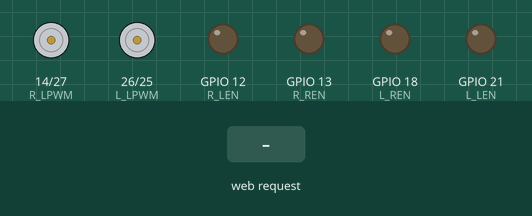
Simulated run of this sketch. Board: ESP32. Shown: motor-driver pin pairs drawn as motors (green arrow = first pin HIGH = forward, orange = second pin HIGH = backward, longer = more drive), output pins drawn as LEDs (lit = HIGH). The inputs (shaded band) are chosen by the test bench. WiFi joins after 1.5 s; servers stay silent unless stated; what the sketch prints to the serial monitor is not drawn.

Above: at 2.7 s.
2.8 s: HTTP request GET /F received
At 4.0 s:
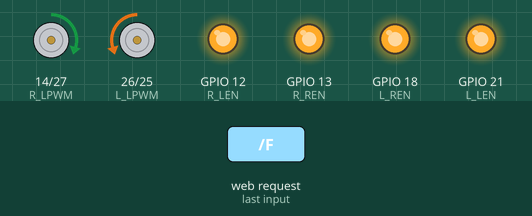
4.4 s: HTTP request GET /B received
At 5.4 s:
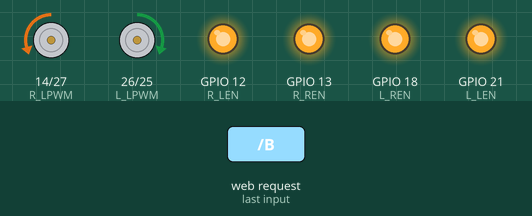
6.2 s: HTTP request GET /L received
At 7.0 s:
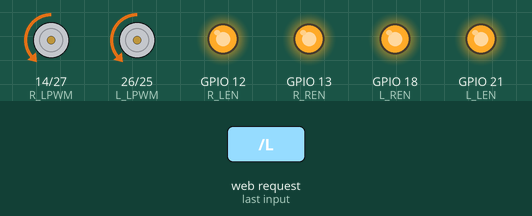
8.1 s: HTTP request GET /R received
At 9.3 s:
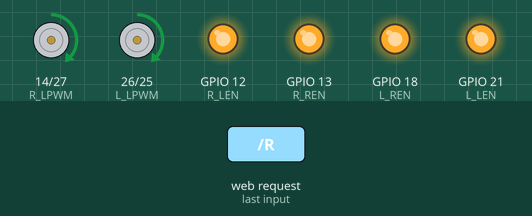
10.2 s: HTTP request GET /S received
At 10.6 s:
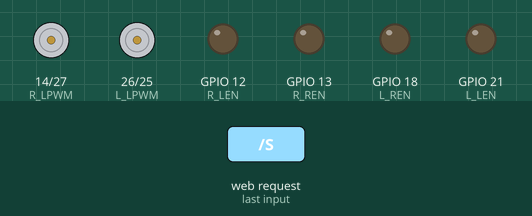
Timing chart, 0 to 12.7 s (numbered marks = the images above; inputs shaded):
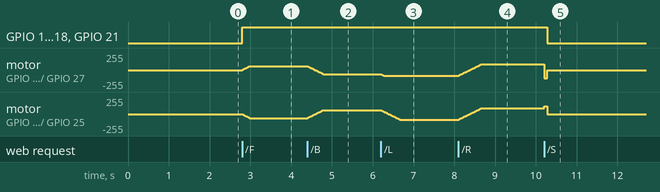

The sketch:

esp32_6wd_car.ino
```cpp
#include <WiFi.h>
#include <WebServer.h>

// =====================================================================
//  WIFI
// =====================================================================
const char* ssid     = "daminda";
const char* password = "theja123";
WebServer server(80);

// =====================================================================
//  MOTOR PINS  (BTS7960)
// =====================================================================
#define L_RPWM 25
#define L_LPWM 26
#define L_REN  18
#define L_LEN  21
#define R_RPWM 27
#define R_LPWM 14
#define R_REN  13
#define R_LEN  12

// =====================================================================
//  MOTOR PWM CHANNELS
// =====================================================================
#define PWM_FREQ   1000
#define PWM_RES    8
#define CH_L_FWD   0
#define CH_L_REV   1
#define CH_R_FWD   2
#define CH_R_REV   3

// =====================================================================
//  SPEED & RAMP
// =====================================================================
int  targetSpeed   = 60;   // forward/backward speed
int  turnSpeed      = 85;   // left/right turning speed (independent)
int  currentSpeedL = 0;
int  currentSpeedR = 0;
#define RAMP_STEP    6
#define RAMP_TICK_MS 20

// =====================================================================
//  BRAKING
// =====================================================================
#define BRAKE_PWM  120
#define BRAKE_MS    80

// =====================================================================
//  RAMP TASK (Core 0)
// =====================================================================
int  rampTargetL = 0, rampTargetR = 0;
bool rampRunning = false;
SemaphoreHandle_t rampMutex;

void writePWM(int l, int r) {
  ledcWrite(CH_L_FWD, l > 0 ?  l : 0);
  ledcWrite(CH_L_REV, l < 0 ? -l : 0);
  int ri = -r;
  ledcWrite(CH_R_FWD, ri > 0 ?  ri : 0);
  ledcWrite(CH_R_REV, ri < 0 ? -ri : 0);
  currentSpeedL = l;
  currentSpeedR = r;
}

void rampTask(void* pv) {
  for (;;) {
    if (rampRunning) {
      xSemaphoreTake(rampMutex, portMAX_DELAY);
      int tl = rampTargetL, tr = rampTargetR;
      xSemaphoreGive(rampMutex);
      int l = currentSpeedL, r = currentSpeedR;
      bool done = true;
      if      (l < tl) { l = min(l + RAMP_STEP, tl); done = false; }
      else if (l > tl) { l = max(l - RAMP_STEP, tl); done = false; }
      if      (r < tr) { r = min(r + RAMP_STEP, tr); done = false; }
      else if (r > tr) { r = max(r - RAMP_STEP, tr); done = false; }
      writePWM(l, r);
      if (done) rampRunning = false;
    }
    vTaskDelay(pdMS_TO_TICKS(RAMP_TICK_MS));
  }
}

void setTarget(int l, int r) {
  xSemaphoreTake(rampMutex, portMAX_DELAY);
  rampTargetL = l; rampTargetR = r; rampRunning = true;
  xSemaphoreGive(rampMutex);
}

void activeBrake() {
  xSemaphoreTake(rampMutex, portMAX_DELAY);
  rampRunning = false;
  xSemaphoreGive(rampMutex);
  int brakePow = (currentSpeedL > 0 || currentSpeedR > 0) ? BRAKE_PWM : 0;
  writePWM(-brakePow, -brakePow);
  delay(BRAKE_MS);
  writePWM(0, 0);
  xSemaphoreTake(rampMutex, portMAX_DELAY);
  rampTargetL = rampTargetR = 0;
  xSemaphoreGive(rampMutex);
}

// =====================================================================
//  ENABLE / DISABLE
// =====================================================================
void enableDrivers() {
  digitalWrite(L_REN,HIGH); digitalWrite(L_LEN,HIGH);
  digitalWrite(R_REN,HIGH); digitalWrite(R_LEN,HIGH);
}
void disableDrivers() {
  digitalWrite(L_REN,LOW);  digitalWrite(L_LEN,LOW);
  digitalWrite(R_REN,LOW);  digitalWrite(R_LEN,LOW);
}

// =====================================================================
//  MOVEMENT
// =====================================================================
void forward()  { enableDrivers(); setTarget( targetSpeed,  targetSpeed); }
void backward() { enableDrivers(); setTarget(-targetSpeed, -targetSpeed); }
void turnLeft() { enableDrivers(); setTarget( turnSpeed, -turnSpeed); }
void turnRight(){ enableDrivers(); setTarget(-turnSpeed,  turnSpeed); }
void stopCar()  { activeBrake();   disableDrivers(); }

// =====================================================================
//  CORS
// =====================================================================
void cors() {
  server.sendHeader("Access-Control-Allow-Origin",  "*");
  server.sendHeader("Access-Control-Allow-Methods", "GET, OPTIONS");
  server.sendHeader("Access-Control-Allow-Headers", "Content-Type");
}

// =====================================================================
//  WEB PAGE
// =====================================================================
void handleRoot() {
  const char* html = R"HTML(
<!DOCTYPE html>
<html lang="en">
<head>
<meta charset="UTF-8">
<meta name="viewport" content="width=device-width,initial-scale=1,maximum-scale=1,user-scalable=no">
<title>6WD Robot</title>
<style>
  :root{--bg:#0a0a0f;--panel:#12121a;--border:#1e1e2e;
        --accent:#00c8ff;--accent2:#7c3aed;--red:#ff4060;--text:#e2e8f0;--muted:#64748b;}
  *{box-sizing:border-box;margin:0;padding:0;-webkit-tap-highlight-color:transparent}
  body{background:var(--bg);color:var(--text);font-family:'Segoe UI',system-ui,sans-serif;
       min-height:100dvh;display:flex;flex-direction:column;align-items:center;
       padding:24px 16px 32px;gap:20px}
  h1{font-size:1.4rem;font-weight:700;letter-spacing:5px;text-transform:uppercase;
     background:linear-gradient(90deg,var(--accent),var(--accent2));
     -webkit-background-clip:text;-webkit-text-fill-color:transparent}
  .subtitle{font-size:.65rem;color:#555;letter-spacing:2px}
  .statusbar{display:flex;align-items:center;gap:10px;background:var(--panel);
             border:1px solid var(--border);border-radius:999px;padding:6px 18px;
             font-size:.72rem;letter-spacing:1px;color:var(--muted)}
  .dot{width:8px;height:8px;border-radius:50%;background:#22c55e;box-shadow:0 0 6px #22c55e}
  #cmdlabel{color:var(--text);min-width:80px;text-align:center}
  .speed-section{width:100%;max-width:340px;background:var(--panel);
                 border:1px solid var(--border);border-radius:16px;padding:16px 20px}
  .speed-header{display:flex;justify-content:space-between;align-items:baseline;margin-bottom:12px}
  .speed-header span:first-child{font-size:.62rem;letter-spacing:3px;text-transform:uppercase;color:var(--muted)}
  #speedDisplay{font-size:1.3rem;font-weight:700;color:var(--accent);font-variant-numeric:tabular-nums}
  input[type=range]{width:100%;-webkit-appearance:none;appearance:none;background:transparent;cursor:pointer}
  input[type=range]::-webkit-slider-runnable-track{height:8px;border-radius:99px;
    background:linear-gradient(90deg,var(--accent2) calc(var(--pct)*1%),#1e1e2e calc(var(--pct)*1%))}
  input[type=range]::-webkit-slider-thumb{-webkit-appearance:none;width:22px;height:22px;
    border-radius:50%;background:var(--accent);box-shadow:0 0 8px var(--accent);margin-top:-7px}
  .dpad{display:grid;grid-template-columns:repeat(3,76px);grid-template-rows:repeat(3,68px);gap:10px}
  .btn{background:var(--panel);border:1px solid var(--border);border-radius:14px;color:var(--text);
       font-size:.58rem;letter-spacing:1.5px;text-transform:uppercase;display:flex;flex-direction:column;
       align-items:center;justify-content:center;gap:4px;cursor:pointer;user-select:none;
       transition:background .1s,border-color .1s,transform .08s}
  .btn .ico{font-size:1.4rem;line-height:1}
  .btn:active,.btn.active{background:rgba(0,200,255,.12);border-color:var(--accent);color:var(--accent);transform:scale(.94)}
  .btn.stop-btn{border-color:rgba(255,64,96,.35);color:var(--red)}
  .btn.stop-btn:active{background:rgba(255,64,96,.12);border-color:var(--red)}
  .empty{pointer-events:none}
  footer{font-size:.58rem;color:#2a2a3a;letter-spacing:2px}
</style>
</head>
<body>
<h1>6WD Robot</h1>
<p class="subtitle">ESP32 · BTS7960 · WiFi</p>
<div class="statusbar">
  <div class="dot"></div>
  <span>CMD</span>
  <span id="cmdlabel">READY</span>
</div>
<div class="speed-section">
  <div class="speed-header"><span>Speed</span><span id="speedDisplay">60</span></div>
  <input type="range" id="slider" min="60" max="255" value="60" style="--pct:0" oninput="onSpeed(this)">
</div>
<div class="dpad">
  <div class="empty"></div>
  <button class="btn" id="bF" onpointerdown="press('F',this)" onpointerup="release()" onpointerleave="release()">
    <span class="ico">▲</span>FORWARD</button>
  <div class="empty"></div>
  <button class="btn" id="bL" onpointerdown="press('L',this)" onpointerup="release()" onpointerleave="release()">
    <span class="ico">◀</span>LEFT</button>
  <button class="btn stop-btn" onpointerdown="cmd('S')" ontouchstart="cmd('S')">
    <span class="ico">■</span>STOP</button>
  <button class="btn" id="bR" onpointerdown="press('R',this)" onpointerup="release()" onpointerleave="release()">
    <span class="ico">▶</span>RIGHT</button>
  <div class="empty"></div>
  <button class="btn" id="bB" onpointerdown="press('B',this)" onpointerup="release()" onpointerleave="release()">
    <span class="ico">▼</span>BACK</button>
  <div class="empty"></div>
</div>
<footer>6WD · LEFT 3 MOTORS · RIGHT 3 MOTORS</footer>
<script>
let activeBtn=null, busy=false;
function cmd(c){
  fetch('/'+c).catch(()=>{});
  document.getElementById('cmdlabel').textContent=
    {F:'FORWARD',B:'BACKWARD',L:'LEFT',R:'RIGHT',S:'STOP'}[c]||c;
}
function press(c,btn){
  if(activeBtn)activeBtn.classList.remove('active');
  activeBtn=btn; btn.classList.add('active'); cmd(c);
}
function release(){
  if(activeBtn){activeBtn.classList.remove('active');activeBtn=null;} cmd('S');
}
function onSpeed(el){
  const v=parseInt(el.value);
  el.style.setProperty('--pct',Math.round((v-60)/(255-60)*100));
  document.getElementById('speedDisplay').textContent=v;
  if(!busy){busy=true;fetch('/SPD?v='+v).finally(()=>busy=false);}
}
</script>
</body>
</html>
)HTML";
  server.send(200, "text/html", html);
}

// =====================================================================
//  SETUP
// =====================================================================
void setup() {
  Serial.begin(115200);

  pinMode(L_REN,OUTPUT); pinMode(L_LEN,OUTPUT);
  pinMode(R_REN,OUTPUT); pinMode(R_LEN,OUTPUT);
  disableDrivers();

  ledcSetup(CH_L_FWD,PWM_FREQ,PWM_RES); ledcAttachPin(L_RPWM,CH_L_FWD);
  ledcSetup(CH_L_REV,PWM_FREQ,PWM_RES); ledcAttachPin(L_LPWM,CH_L_REV);
  ledcSetup(CH_R_FWD,PWM_FREQ,PWM_RES); ledcAttachPin(R_RPWM,CH_R_FWD);
  ledcSetup(CH_R_REV,PWM_FREQ,PWM_RES); ledcAttachPin(R_LPWM,CH_R_REV);
  writePWM(0,0);

  rampMutex = xSemaphoreCreateMutex();
  xTaskCreatePinnedToCore(rampTask,"ramp",2048,NULL,1,NULL,0);

  WiFi.begin(ssid,password);
  Serial.print("Connecting");
  int t=0;
  while(WiFi.status()!=WL_CONNECTED){
    delay(500); Serial.print('.');
    if(++t>40){Serial.println("\nFailed!"); return;}
  }
  Serial.println("\nIP: "+WiFi.localIP().toString());

  server.on("/",   handleRoot);
  server.on("/F",  [](){ forward();   cors(); server.send(200,"text/plain","F"); });
  server.on("/B",  [](){ backward();  cors(); server.send(200,"text/plain","B"); });
  server.on("/L",  [](){ turnLeft();  cors(); server.send(200,"text/plain","L"); });
  server.on("/R",  [](){ turnRight(); cors(); server.send(200,"text/plain","R"); });
  server.on("/S",  [](){ stopCar();   cors(); server.send(200,"text/plain","S"); });
  server.on("/SPD",[](){
    if(server.hasArg("v")) targetSpeed=constrain(server.arg("v").toInt(),0,255);
    cors(); server.send(200,"text/plain",String(targetSpeed));
  });
  server.on("/TURNSPD",[](){
    if(server.hasArg("v")) turnSpeed=constrain(server.arg("v").toInt(),0,255);
    cors(); server.send(200,"text/plain",String(turnSpeed));
  });

  server.begin();
  Serial.println("Server started.");
}

// =====================================================================
//  LOOP
// =====================================================================
void loop() {
  server.handleClient();
}
```

Measured:
- after the input at 2.8 s, GPIO 12 (R_LEN), GPIO 13 (R_REN), GPIO 18 (L_REN), GPIO 21 (L_LEN): LOW → HIGH at once; motor on GPIO 14 (R_LPWM) / GPIO 27 (R_RPWM): moves from stopped to forward 60/255 over 0.18 s, starting at once; motor on GPIO 26 (L_LPWM) / GPIO 25 (L_RPWM): moves from stopped to backward 60/255 over 0.18 s, starting at once
- after the input at 4.4 s, motor on GPIO 14 (R_LPWM) / GPIO 27 (R_RPWM): moves from forward 60/255 to backward 60/255 over 0.38 s, starting at once; motor on GPIO 26 (L_LPWM) / GPIO 25 (L_RPWM): moves from backward 60/255 to forward 60/255 over 0.38 s, starting at once
- after the input at 6.2 s, motor on GPIO 14 (R_LPWM) / GPIO 27 (R_RPWM): backward 60/255 → backward 85/255 at once; motor on GPIO 26 (L_LPWM) / GPIO 25 (L_RPWM): moves from forward 60/255 to backward 85/255 over 0.48 s, starting at once
- after the input at 8.1 s, motor on GPIO 14 (R_LPWM) / GPIO 27 (R_RPWM), motor on GPIO 26 (L_LPWM) / GPIO 25 (L_RPWM): moves from backward 85/255 to forward 85/255 over 0.56 s, starting at once
- after the input at 10.2 s, GPIO 12 (R_LEN), GPIO 13 (R_REN), GPIO 18 (L_REN), GPIO 21 (L_LEN): HIGH → LOW after 0.08 s; motor on GPIO 14 (R_LPWM) / GPIO 27 (R_RPWM): forward 85/255 → backward 120/255 at once, → stopped 0.08 s later; motor on GPIO 26 (L_LPWM) / GPIO 25 (L_RPWM): forward 85/255 → forward 120/255 at once, → stopped 0.08 s later
